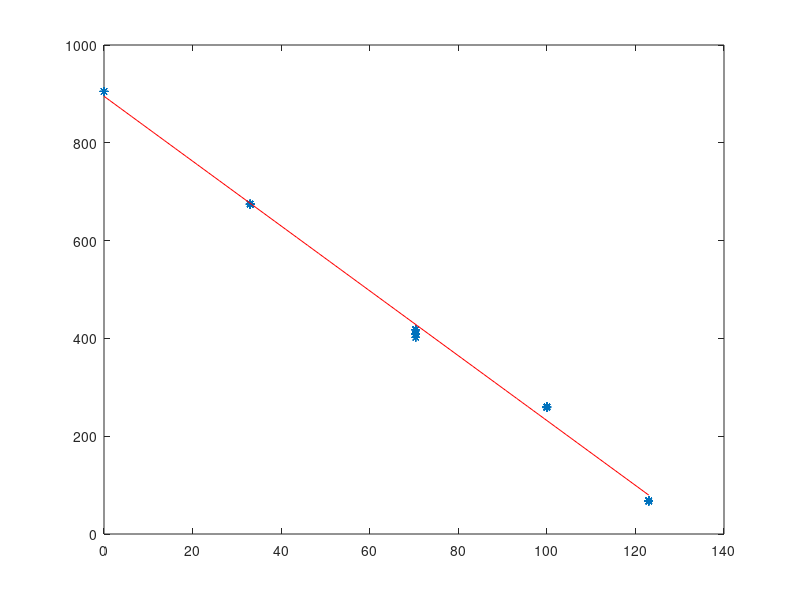

Source code (MATLAB):
%% cella500Kg_018 on pin A1
clear all; close all; clc;
dati=load('dati500_018.mat');
plot(dati.dati_500_018(:,1),dati.dati_500_018(:,2),'*')
hold on
c=polyfit(dati.dati_500_018(:,1),dati.dati_500_018(:,2),1);
xx=linspace(dati.dati_500_018(1,1),dati.dati_500_018((length(dati.dati_500_018)),1));
yy=polyval(c,xx);
plot(xx,yy,'r')


